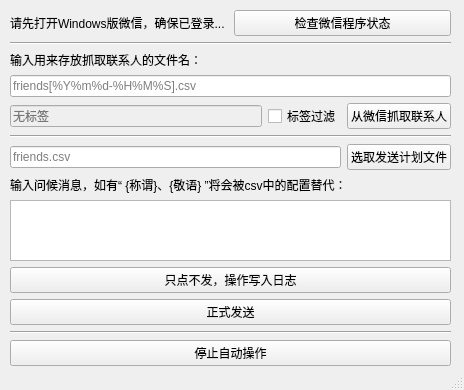
<?xml version="1.0" encoding="UTF-8"?>
<ui version="4.0">
 <class>theMainWindow</class>
 <widget class="QMainWindow" name="theMainWindow">
  <property name="geometry">
   <rect>
    <x>0</x>
    <y>0</y>
    <width>464</width>
    <height>390</height>
   </rect>
  </property>
  <property name="windowTitle">
   <string>微信拜节利器【jblogs@github】</string>
  </property>
  <property name="windowIcon">
   <iconset>
    <normaloff>../resource/teamwork.ico</normaloff>../resource/teamwork.ico</iconset>
  </property>
  <widget class="QWidget" name="centralwidget">
   <widget class="QWidget" name="verticalLayoutWidget_2">
    <property name="geometry">
     <rect>
      <x>10</x>
      <y>10</y>
      <width>441</width>
      <height>356</height>
     </rect>
    </property>
    <layout class="QVBoxLayout" name="verticalLayout_2">
     <item>
      <layout class="QHBoxLayout" name="horizontalLayout_2">
       <item>
        <widget class="QLabel" name="label_3">
         <property name="text">
          <string>请先打开Windows版微信，确保已登录...</string>
         </property>
        </widget>
       </item>
       <item>
        <widget class="QPushButton" name="pushButton_webc">
         <property name="text">
          <string>检查微信程序状态</string>
         </property>
        </widget>
       </item>
      </layout>
     </item>
     <item>
      <widget class="Line" name="line">
       <property name="orientation">
        <enum>Qt::Horizontal</enum>
       </property>
      </widget>
     </item>
     <item>
      <widget class="QLabel" name="label">
       <property name="text">
        <string>输入用来存放抓取联系人的文件名：</string>
       </property>
      </widget>
     </item>
     <item>
      <widget class="QLineEdit" name="lineEdit_fcsv">
       <property name="placeholderText">
        <string>friends[%Y%m%d-%H%M%S].csv</string>
       </property>
      </widget>
     </item>
     <item>
      <layout class="QHBoxLayout" name="horizontalLayout">
       <item>
        <widget class="QLineEdit" name="lineEdit_tag">
         <property name="enabled">
          <bool>false</bool>
         </property>
         <property name="placeholderText">
          <string>无标签</string>
         </property>
        </widget>
       </item>
       <item>
        <widget class="QCheckBox" name="checkBox_usetag">
         <property name="text">
          <string>标签过滤</string>
         </property>
        </widget>
       </item>
       <item>
        <widget class="QPushButton" name="pushButton_fetchfs">
         <property name="text">
          <string>从微信抓取联系人</string>
         </property>
        </widget>
       </item>
      </layout>
     </item>
     <item>
      <widget class="Line" name="line_2">
       <property name="orientation">
        <enum>Qt::Horizontal</enum>
       </property>
      </widget>
     </item>
     <item>
      <layout class="QGridLayout" name="gridLayout">
       <item row="0" column="0">
        <widget class="QLineEdit" name="lineEdit_tgtcsv">
         <property name="placeholderText">
          <string>friends.csv</string>
         </property>
        </widget>
       </item>
       <item row="0" column="1">
        <widget class="QPushButton" name="pushButton_seltgtcsv">
         <property name="text">
          <string>选取发送计划文件</string>
         </property>
        </widget>
       </item>
      </layout>
     </item>
     <item>
      <widget class="QLabel" name="label_2">
       <property name="text">
        <string>输入问候消息，如有“ {称谓}、{敬语} ”将会被csv中的配置替代：</string>
       </property>
      </widget>
     </item>
     <item>
      <widget class="QTextEdit" name="textEdit_msg">
       <property name="placeholderText">
        <string/>
       </property>
      </widget>
     </item>
     <item>
      <widget class="QPushButton" name="pushButton_wlog">
       <property name="text">
        <string>只点不发，操作写入日志</string>
       </property>
      </widget>
     </item>
     <item>
      <widget class="QPushButton" name="pushButton_sendout">
       <property name="text">
        <string>正式发送</string>
       </property>
      </widget>
     </item>
     <item>
      <widget class="Line" name="line_3">
       <property name="orientation">
        <enum>Qt::Horizontal</enum>
       </property>
      </widget>
     </item>
     <item>
      <widget class="QPushButton" name="pushButton_stop">
       <property name="text">
        <string>停止自动操作</string>
       </property>
      </widget>
     </item>
    </layout>
   </widget>
  </widget>
  <widget class="QStatusBar" name="statusbar"/>
 </widget>
 <resources/>
 <connections/>
</ui>
